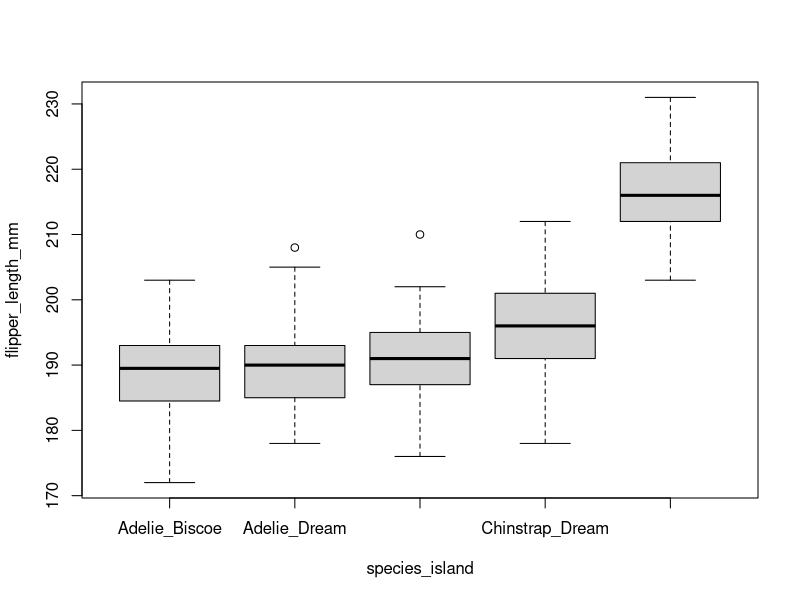
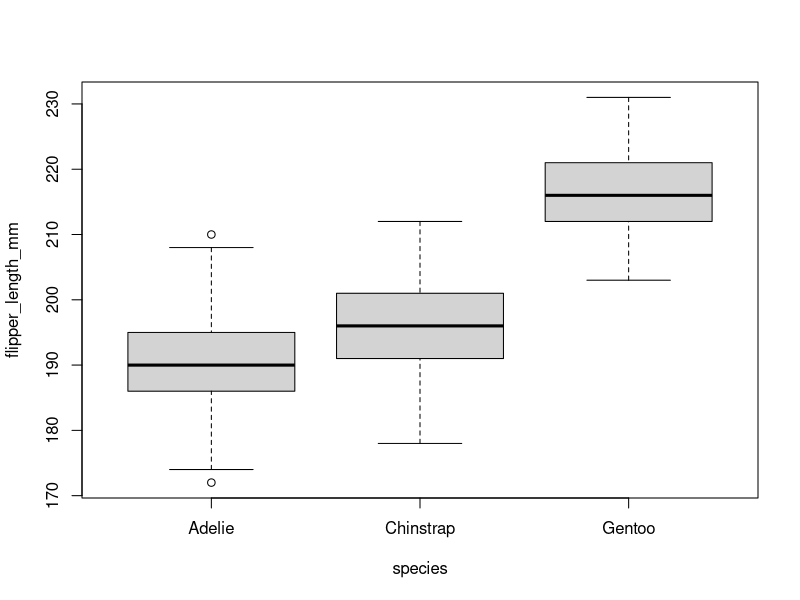
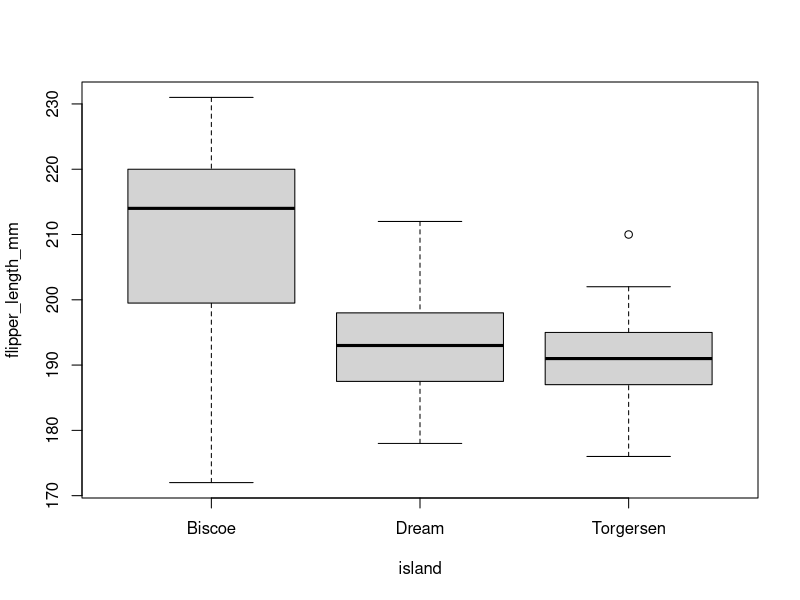
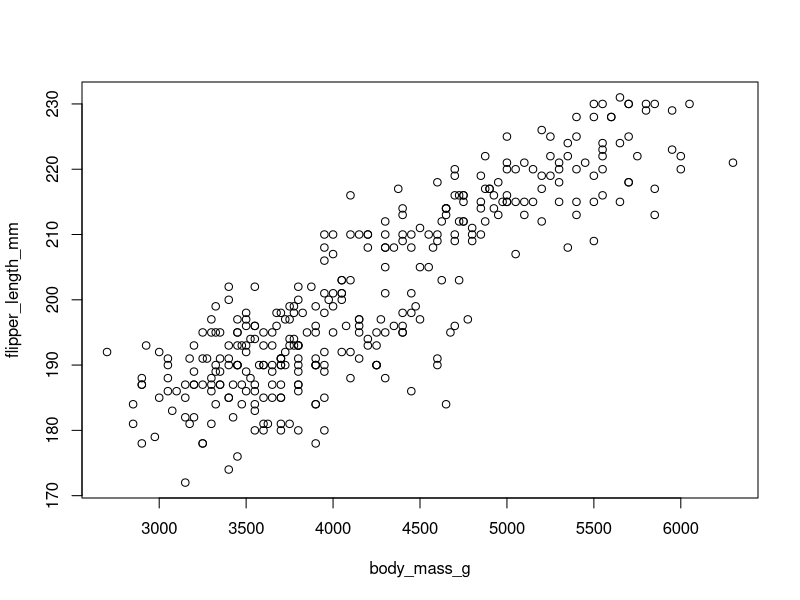

R code for these plots, in order: (Note: this script raises an error after producing the figures.)
#'---------HEADER---------
#'@title Homework 2
#'@author Nina McDonnell
#'@Date 9/24/20

#NOTE: THIS IS NOT A FINAL HOMEWORK SUBMISSION. SEE .RMD FOR GRADING

#------Question 1 ----------
#1a Load palmerpenguins data set
library(palmerpenguins)
data(penguins)
 
#1b Head data set
head(penguins)

#1c What do you learn from str() and summary()?
str(penguins)   #The data is a 344 row x8 column tibble including factor, numeric, and integer vectors. 
summary(penguins)    #Gives totals of counts for each species, island, and year (factors), and describes variance of numeric and integer values- such as beak and flipper measurements and mass. 

#1d What are quanitles for bill depth accross whole dataset? What do those mean?
quantile(penguins$bill_depth_mm, na.rm=TRUE) #(see output for quanitles).  This means that 100% of penguins have bill lengths between 13.1 and 21.5 mm. (details in markdown). Had to use na.rm=true to remove NA values.

#------Question 2 ----------

#2a What is mean of the below vec? NA will cause a problem, use ?mean to solve.
my_vec <- c(1,4,7,NA,9)
mean(my_vec)
?mean
mean(my_vec, na.rm = TRUE) #mean =5.25

#2b. What is the mean, sd, and median of body mass across the data set? 
#Note, these NAs are going to cause some problems, so you might need to look at the documentation for the relevant functions.

mean(penguins$body_mass_g, na.rm=TRUE) #4201.754
median(penguins$body_mass_g, na.rm=TRUE) #4050
sd(penguins$body_mass_g, na.rm=TRUE) #801.9545

#2c. Repeat 2b, but, show us how these quantities differ by species

library(dplyr)
library(magrittr)

penguins %>% 
  group_by(species) %>% 
  summarize(avg_mass_species=mean(body_mass_g, na.rm=TRUE))

penguins %>% 
  group_by(species) %>% 
  summarize(med_mass_species=median(body_mass_g, na.rm=TRUE))

penguins %>% 
  group_by(species) %>% 
  summarize(sd_mass_species=sd(body_mass_g, na.rm=TRUE))

#2d. Repeat 2c, but just for Biscoe island. What is different in the results?

penguins %>% 
  filter(island=="Biscoe") %>% 
  group_by(species) %>% 
  summarize(avg_mass_species=mean(body_mass_g, na.rm=TRUE))

penguins %>% 
  filter(island=="Biscoe") %>% 
  group_by(species) %>% 
  summarize(med_mass_species=median(body_mass_g, na.rm=TRUE))

penguins %>% 
  filter(island=="Biscoe") %>% 
  group_by(species) %>% 
  summarize(sd_mass_species=sd(body_mass_g, na.rm=TRUE))

#2e Make a species-island column in penguins using paste(). This is an awesome function that takes multiple strings, 
#and slams them together using the argument sep = to define how the string should be combined. Try out paste("Hello", 
#"Goodbye", sep = "! ") to see how it works. Have the two be separated by _.

paste("Hello", "Goodbye", sep ="!")

new_penguins <- penguins %>% 
  mutate(species_island=paste(species, island, sep="_"))

#------Question 3 ----------

#3a. Show the distribution of flipper_length_mm by species and island using boxplots. 

boxplot(flipper_length_mm~species_island, data=new_penguins) #by species_island

boxplot(flipper_length_mm~species, data=new_penguins) #just by species

boxplot(flipper_length_mm~island, data=new_penguins) #just by island

#E.C. For one point of extra credit, redo creating the species_island column with the sep as \n instead of _. What does \n do? You will find it very handy in the future.

new_penguins2 <-penguins %>% 
  mutate(species_island=paste(species, island, sep="\n"))

View(new_penguins2)

#3b. Show the relationship between average flipper length and average body mass by species and island. What do you see?
  
plot(flipper_length_mm~body_mass_g, data=new_penguins) %>% 
  group_by(species)

